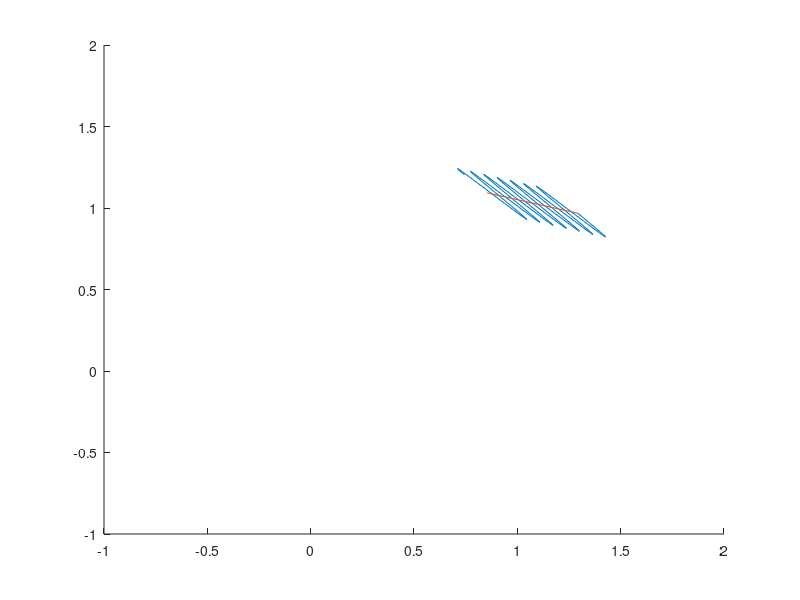

MATLAB code for this plot:
clear all;close all;hold on;

a=-sqrt(2);                      %lower bound for uniform distribution
b=sqrt(2);                       %upper bound for uniform distribution
L=unifrnd(0,b,1);                %lenght of line           
x0=unifrnd(0-L/2,1+L/2,1);       %x distance from origin
y0=unifrnd(0-L/2,1+L/2,1);       %y distance from origin                  
angle=unifrnd(0,2*pi,1);         %angle for the line
x1=x0+(L/2)*cos(angle);          %x cordiante of point 1
y1=y0+(L/2)*sin(angle);          %y cordiante of point 1
x2=x0+(L/2)*cos(angle+pi);       %x cordiante of point 2
y2=y0+(L/2)*sin(angle+pi);       %y cordiante of point 2

slo=(y2-y1)/(x2-x1);            %slope of crimp
th=atan(slo);                   %angle of crimp
c=cos(th);                      %cosine of crimp angle
s=sin(th);                       %sine of crimp angle

%A=-slo/(2*pi);
A=unifrnd(0,1);                 %Amplitude or height of crimp
K=(x2-x1)/c;                    



%how many
t=0:0.01:1;                     %number of cycles 
freq=unifrnd(12,15);            %frequency or x lenght of crimp

plot(K * (c * t - A * sin(freq*pi*t)) + x1, K *( s * t + A * sin(freq*pi*t)) + y1);

plot([x1,x2],[y1,y2]);
  xlim([-1 2])                    %x limits
     ylim([-1 2])                    %y limits

